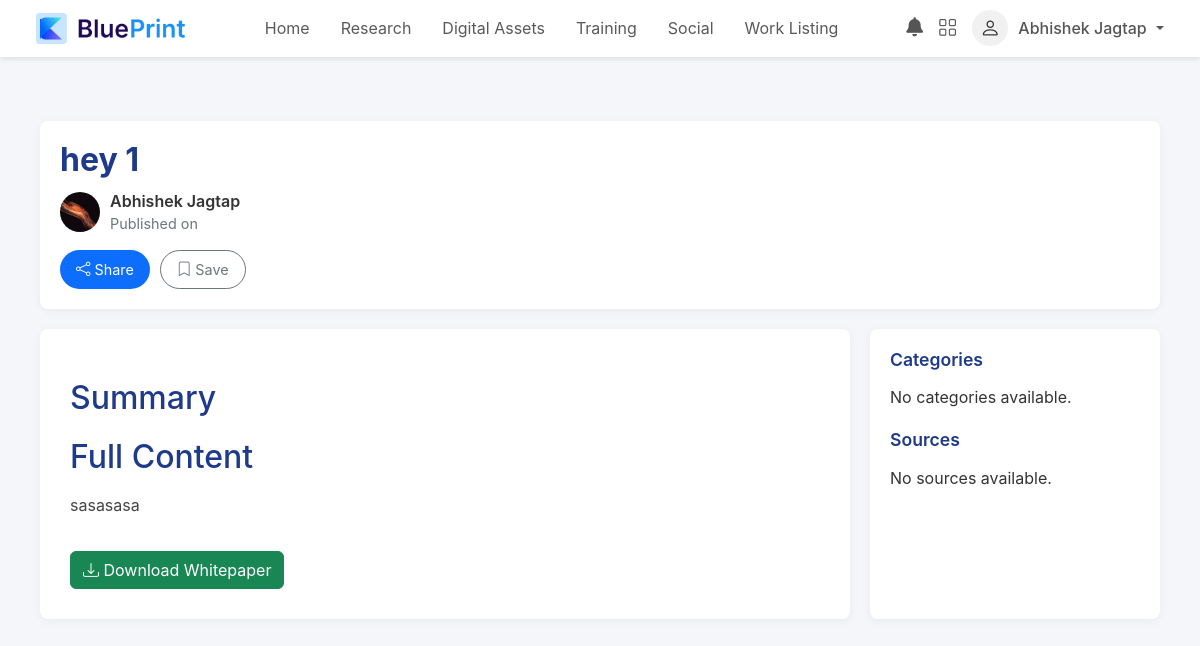
The app's page /whitepaper/13/ (signed in) with its own data.
### Users/models.py (models this page shows, shortened)
class CustomUser(AbstractUser):
    PROFESSIONAL = 'professional'
    ORGANIZATIONAL = 'organizational'
    INSTRUCTOR = 'instructor'
    INSTITUTIONAL = 'institutional'
    USER_TYPE_CHOICES = [
        (PROFESSIONAL, 'Professional'),
        (ORGANIZATIONAL, 'Organizational'),
        (INSTRUCTOR, 'Instructor'),
        (INSTITUTIONAL, 'Institutional'),
    ]
    user_type = models.CharField(
        max_length=20,
        choices=USER_TYPE_CHOICES,
        default=PROFESSIONAL,
    )
    full_name = models.CharField(max_length=255, blank=True, null=True)  # Add this field

class UserProfile(models.Model):
    user = models.OneToOneField(CustomUser, on_delete=models.CASCADE)
    bio = models.TextField(blank=True, null=True)
    website = models.URLField(blank=True, null=True)
    profile_image = models.ImageField(upload_to='profile_pics/', blank=True, null=True)
    cover_image = models.ImageField(upload_to='cover_images/', blank=True, null=True)

### DigitalAssets/models.py (models this page shows, shortened)
class Whitepaper(models.Model):
    user_profile = models.ForeignKey(UserProfile, on_delete=models.CASCADE,related_name="whitepapers")
    title = models.CharField(max_length=255)
    summary = models.TextField(blank=True)
    content = models.TextField(blank=True)
    sources = models.JSONField(default=list)  # Store as JSON list
    categories = models.JSONField(default=list)  # Store as JSON list
    is_draft = models.BooleanField(default=True)
    created_at = models.DateTimeField(auto_now_add=True) # New field, defaults to True

### DigitalAssets/views.py (the view)
# urls.py: path('whitepaper/<int:whitepaper_id>/', views.whitepaper_detail, name='whitepaper_detail'),
def whitepaper_detail(request, whitepaper_id):
    whitepaper = get_object_or_404(Whitepaper, id=whitepaper_id)
    post = get_object_or_404(Post, content_type="whitepaper", content_id=whitepaper_id)
    return render(request, 'whitepaper_detail.html', {'whitepaper': whitepaper, 'post': post})

### Users/context_processors.py (called while the page is built)
def navbar_counts(request):
    if request.user.is_authenticated:
        received_followers = FollowRequest.objects.filter(to_user=request.user, status='accepted').count()
        sent_followers = FollowRequest.objects.filter(from_user=request.user, status='accepted').count()
        return {
            'message_count': Message.objects.filter(receiver=request.user, is_read=False).count(),  # Count unread messages
            'request_count': FollowRequest.objects.filter(to_user=request.user, status='pending').count(),
            'followers_count': received_followers + sent_followers  # Count both sides
        }
    return {}

def unread_messages_count(request):
    if request.user.is_authenticated:
        unread_messages = Message.objects.filter(receiver=request.user, is_read=False).order_by('-timestamp')
        unread_count = unread_messages.count()
        latest_message = unread_messages.first()  # Get latest unread message
        latest_message_info = {
            "id": latest_message.id if latest_message else None,
            "sender": latest_message.sender.first_name if latest_message else None
        }
        return {
            "unread_messages": unread_count,
            "latest_unread_message": latest_message_info
        }
    return {}

def cart_context(request):
    cart_count = CartItem.objects.filter(user=request.user).count() if request.user.is_authenticated else 0
    return {'cart_count': cart_count}

### DigitalAssets/templates/whitepaper_detail.html (shortened to what this page needs)
{% extends 'base_detail.html' %}
{% block content_title %}{{ whitepaper.title }}{% endblock %}
{% block content_body %}
<div class="whitepaper-content">
    <h2>Summary</h2>
    <h2>Full Content</h2>
    <p>{{ whitepaper.content|safe }}</p>
    <a href="#" class="btn btn-success mt-3" id="downloadWhitepaper"><i class="bi bi-download"></i> Download Whitepaper</a>
</div>
{% endblock %}
{% block sidebar %}
<h5>Categories</h5>
<ul class="category-list">
    {% for category in whitepaper.categories %}
    <li><span>{{ category }}</span></li>
    {% empty %}
    <li>No categories available.</li>
    {% endfor %}
</ul>
<h5>Sources</h5>
<ul class="source-list">
    {% for source in whitepaper.sources %}
    <li><a href="{{ source }}" target="_blank">{{ source|truncatechars:50 }}</a></li>
    {% empty %}
    <li>No sources available.</li>
    {% endfor %}
</ul>
{% endblock %}

### DigitalAssets/templates/base_detail.html (shortened to what this page needs)
{% extends 'dashboard.html'%}
{% block content %}
{% load static %}
<!DOCTYPE html>
<html lang="en">
<head>
    <link href="https://cdn.jsdelivr.net/npm/bootstrap@5.3.0/dist/css/bootstrap.min.css" rel="stylesheet">
    <link href="https://cdn.jsdelivr.net/npm/remixicon@4.5.0/fonts/remixicon.css" rel="stylesheet">
    <link rel="stylesheet" href="https://cdn.jsdelivr.net/npm/bootstrap-icons@1.10.5/font/bootstrap-icons.css">
</head>
<body>
    <div class="container">
        <div class="content-header">
            <h1>{% block content_title %}{% endblock %}</h1>
            <div class="author-info">
                <img src="{% if request.user.userprofile.profile_image %}{{ request.user.userprofile.profile_image.url }}{% else %}{% static 'images/Profile-default.png' %}{% endif %}" alt="Author">
                <div>
                    <span class="author-name">{{ request.user.get_full_name }}</span>
                    <div class="publish-date">Published on {{ content.created_at|date:"F d, Y" }}</div>
                </div>
            </div>
            <div class="actions">
                <button class="btn btn-primary share-btn" data-post-id="{{ post.id }}"><i class="bi bi-share"></i> Share</button>
                <button class="btn btn-outline-secondary save-btn" data-post-id="{{ post.id }}"><i class="bi bi-bookmark"></i> Save</button>
            </div>
        </div>
        <div class="main-content">
            <div class="content-body">
                {% block content_body %}
                {% endblock %}
            </div>
            <div class="sidebar">
                {% block sidebar %}{% endblock %}
            </div>
        </div>
    </div>
</body>
</html>
{% endblock %}

### Dashboard/templates/dashboard.html (shortened to what this page needs)
{% load static %}
<!DOCTYPE html>
<html lang="en">
<head>
  <link href="https://cdn.jsdelivr.net/npm/bootstrap@5.3.0-alpha3/dist/css/bootstrap.min.css" rel="stylesheet">
  <link href="https://cdn.jsdelivr.net/npm/bootstrap-icons/font/bootstrap-icons.css" rel="stylesheet">
  <link rel="stylesheet" type="text/css" href="https://cdn.jsdelivr.net/npm/toastify-js/src/toastify.min.css">
  <link rel="stylesheet" href="https://cdnjs.cloudflare.com/ajax/libs/font-awesome/6.7.2/css/all.min.css" />
</head>
<body>
  <nav class="navbar navbar-expand-lg px-4 py-2">
    <div class="container-fluid">
      <a class="navbar-brand" href="#">
        <img src="{% static 'images/logo.png' %}" alt="Logo">
      </a>
      <div class="collapse navbar-collapse" id="navbarNav">
        <div class="nav-center">
          <ul class="navbar-nav">
            <li class="nav-item">
              <a class="nav-link {% if request.path == '/dashboard/' %}home-active{% endif %}" href="{% url 'dashboard_new' %}">Home</a>
            </li>
            <li class="nav-item">
              <a class="nav-link {% if request.path == '/research/' %}research-active{% endif %}" href="#">Research</a>
            </li>
            <li class="nav-item">
              <a class="nav-link {% if request.path == '/digitalassets/' %}digital-assets-active{% endif %}" href="{% url 'digitalassets' %}">Digital Assets</a>
            </li>
            <li class="nav-item">
              <a class="nav-link {% if request.path == '/training/' %}training-active{% endif %}" href="{% url 'traning' %}">Training</a>
            </li>
            <li class="nav-item">
              <a class="nav-link {% if request.path == '/social/' %}social-active{% endif %}" href="{% url 'timeline' %}">Social</a>
            </li>
            <li class="nav-item">
              <a class="nav-link " href="{% if user.user_type == 'organizational' %}{% url 'search_talent' %}{% else %}{% url 'work_listing' %}{% endif %}">
                {% if user.user_type == 'organizational' %}Search Talent{% else %}Work Listing{% endif %}
              </a>
            </li>
          </ul>
        </div>
        <div class="d-flex align-items-center">
          <div class="notification-container">
            <a href="{% url 'notifications_page' %}">
              <i class="fas fa-bell notification-icon"></i>
            </a>
          </div>
          <div class="icon-container">
            <i class="bi bi-grid" id="appsToggle"></i>
          </div>
          <div class="profile-section dropdown">
            <div class="profile-icon">
              <i class="bi bi-person fs-5"></i>
            </div>
            <span class="dropdown-toggle" data-bs-toggle="dropdown" aria-expanded="false">
              {{ user.first_name }} {{ user.last_name }}
            </span>
          </div>
        </div>
      </div>
    </div>
  </nav>
  <div class="container my-4">
    {% block content %}
    {% endblock %}
  </div>
</body>
</html>

### Dashboard/templates/dashboard.html (style rules this page uses)
.navbar { background-color: #ffffff; box-shadow: 0px 2px 5px rgba(0, 0, 0, 0.1); }
.navbar-brand { display: flex; align-items: center; font-size: 1.5rem; font-weight: bold; color: #043959; }
.navbar-brand img { width: 150px; margin-right: 10px; }
.nav-center { flex-grow: 1; display: flex; justify-content: center; }
.navbar-nav { display: flex; align-items: center; }
.nav-link { color: #555; font-weight: 500; margin-right: 15px; padding: 5px 15px; border-radius: 20px; transition: all 0.3s ease; font-size: 1rem; text-transform: capitalize; }
.icon-container { margin-right: 15px; position: relative; }
.icon-container i { font-size: 1.2rem; color: #555; cursor: pointer; }
.notification-container { position: relative; display: inline-block; margin-right: 15px; }
.notification-icon { font-size: 1.2rem; color: #555; cursor: pointer; position: relative; }
.profile-section { display: flex; align-items: center; position: relative; }
.profile-icon { width: 36px; height: 36px; border-radius: 50%; background-color: #f1f1f1; display: flex; justify-content: center; align-items: center; margin-right: 10px; }
.profile-section .dropdown-toggle { color: #555; font-weight: 500; font-size: 1rem; }
.profile-section .dropdown-toggle::after { margin-left: 5px; }

### DigitalAssets/templates/base_detail.html (style rules this page uses)
body { background-color: #f5f6fa; font-family: 'Inter', -apple-system, BlinkMacSystemFont, 'Segoe UI', Roboto, sans-serif; color: #333; }
.container { max-width: 1200px; margin: 0 auto; padding: 20px; }
.content-header { background: #fff; border-radius: 8px; padding: 20px; box-shadow: 0 2px 10px rgba(0, 0, 0, 0.05); margin-bottom: 20px; }
.content-header h1 { font-size: 2rem; font-weight: 700; color: #1e3a8a; margin-bottom: 10px; }
.content-header .author-info { display: flex; align-items: center; gap: 10px; margin-bottom: 15px; }
.content-header .author-info img { border-radius: 50%; width: 40px; height: 40px; }
.content-header .author-info .author-name { font-weight: 600; color: #333; }
.content-header .author-info .publish-date { color: #6c757d; font-size: 0.9rem; }
.content-header .actions { display: flex; gap: 10px; }
.content-header .actions .btn { font-size: 0.9rem; padding: 8px 16px; border-radius: 20px; }
.main-content { display: flex; gap: 20px; }
.content-body { flex: 3; background: #fff; border-radius: 8px; padding: 30px; box-shadow: 0 2px 10px rgba(0, 0, 0, 0.05); }
.content-body p { line-height: 1.8; font-size: 1rem; color: #444; margin-bottom: 15px; }
.content-body h2, .content-body h3 { color: #1e3a8a; margin-top: 20px; margin-bottom: 10px; }
.sidebar { flex: 1; background: #fff; border-radius: 8px; padding: 20px; box-shadow: 0 2px 10px rgba(0, 0, 0, 0.05); }
.sidebar h5 { font-size: 1.1rem; font-weight: 600; color: #1e3a8a; margin-bottom: 15px; }
.sidebar .category-list, .sidebar .source-list { list-style: none; padding: 0; margin-bottom: 20px; }
.sidebar .category-list li, .sidebar .source-list li { margin-bottom: 8px; }
.btn-primary { background-color: #0d6efd; border: none; transition: background-color 0.2s ease; }
.btn-outline-secondary { border-color: #6c757d; color: #6c757d; }

### records on screen
CustomUser: first_name "Abhishek", last_name "Jagtap", profile_image (picture), user.get_full_name "Abhishek Jagtap"
Whitepaper: title "hey 1", content "sasasasa"
